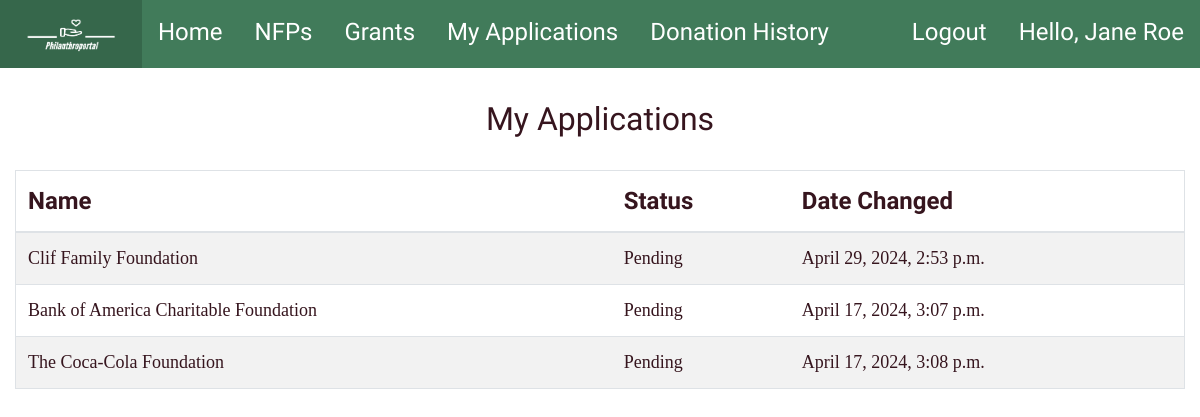
/my_applications (signed in), run on the app's committed database.
### main/models.py (models this page shows, shortened)
class CustomUser(AbstractUser):
    username = None
    email = models.EmailField(unique = True, max_length=200, null=True)
    name = models.CharField(max_length=200, null=True)
    phone = PhoneNumberField(blank=True, default='(000)000-000', null=False)
    profile_image = ResizedImageField(null=False, default="default.jpg", upload_to='pfps')
    ACCT_TYPE = (('Non-For-Profit Organization', 'Non-For-Profit Organization'), ('Individual', 'Individual'), ('Corporation', 'Corporation'))
    account_type = models.CharField(max_length = 200, choices = ACCT_TYPE, default = 'Individual')
    objects = CustomUserManager()
    USERNAME_FIELD = 'email'
    REQUIRED_FIELDS = []

class Grant(models.Model):
    grant_id = models.UUIDField(primary_key=True, default=uuid.uuid4, unique=True, editable=False)
    grant_name = models.CharField(max_length=200, null=True, unique=True)
    amount = models.DecimalField(max_digits=19, decimal_places=2, null=True)
    corp = models.ForeignKey(CustomUser, on_delete=models.CASCADE, null=True)
    description = models.TextField(max_length=1000, null=True)
    due_date = models.DateTimeField(null=True)

class GrantApplication(models.Model):
    app_id = models.UUIDField(primary_key=True, default=uuid.uuid4, unique=True, editable=False)
    grant = models.ForeignKey(Grant, on_delete=models.CASCADE, null=True)
    nfp = models.ForeignKey(CustomUser, on_delete=models.CASCADE, null=True)
    body = models.TextField(max_length=1000, null=True)
    STATUS = (('Pending', 'PENDING'), ('Accepted', 'ACCEPTED'), ('Rejected', 'REJECTED'))
    current_status =  models.CharField(max_length = 200, choices = STATUS, default = 'Pending')
    status_changed = models.DateTimeField(auto_now_add=True, null=True)

### main/views.py (the view)
# urls.py: path('my_applications', views.my_applications, name="my_applications"),
def my_applications(request):
    if (request.user.is_authenticated):
        if (request.user.account_type == 'Non-For-Profit Organization' ):
            org = CustomUser.objects.get(pk=request.user.id)
            applications = GrantApplication.objects.filter(nfp_id=org)
            grant_list = Grant.objects.all()
            context = {'applications': applications, 'grant_list': grant_list}
            return render(request, 'my_applications.html', context)
        else:
            return redirect('Home')
    else:
        return redirect('Home')

### main/templates/my_applications.html (shortened to what this page needs)
{% extends "base.html" %} {% block title %} My Applications {% endblock %}
{% block content %}
{% load static %}
<head>
    <link rel="stylesheet" type="text/css" href="{% static '/css/indv_donation.css' %}" />
</head>
<div class ="container-fluid d-flex justify-content-center">
    <h2> My Applications</h2>
</div>
<br>
<div class ="container-fluid">
    <table class="table table-striped border">
        <thead>
            <tr>
                <th scope="col">Name</th>
                <th scope="col">Status</th>
                <th scope="col">Date Changed</th>
            </tr>
        </thead>
        <tbody>
                {% for apps in applications %}
                    {% if apps.nfp_id == request.user.id %}
                       {% for grants in grant_list %}
                            {% if apps.grant_id == grants.grant_id %}
                                <tr>
                                    <td>{{grants.grant_name}}</td>
                                    <td>{{apps.current_status}}</td>
                                    <td>{{apps.status_changed}}</td>
                                </tr>
                            {% endif %}
                        {% endfor %}
                    {% endif %}
                {% endfor %}
        </tbody>
    </table>
</div>
{% endblock %}

### main/templates/base.html (shortened to what this page needs)
{% load static %}
<!DOCTYPE html>
<html lang="en">
  <head>
    <link rel="stylesheet" href="https://stackpath.bootstrapcdn.com/bootstrap/4.3.1/css/bootstrap.min.css"  rel="stylesheet" />
    <link rel="stylesheet" type="text/css" href="{% static '/css/base.css' %}" />
  </head>
  <body>
    <ul>
      <li><a href="{% url 'Home' %}">
        <img src="{% static 'images/Philanthroportal-logos_white.png' %}" width=110px height=40px>
      </a></li>
      <li><a href="{% url 'Home' %}">Home</a></li>
      <li><a href="{% url 'NFPs' %}">NFPs</a></li>
      {% if user.is_authenticated %}
            {% if request.user.account_type == "Non-For-Profit Organization" %}
              <li><a href="{% url 'grant_list' %}">Grants</a></li>
              <li><a href="{% url 'my_applications' %}">My Applications</a></li>
              <li><a href="{% url 'nfp_donation' %}">Donation History</a></li>
            {% endif %}
          {% endif %}
      {% if request.user.is_authenticated %}
      <li style="float:right"><a href="{% url 'users-profile' %}">Hello, {{request.user.name}}</a></li>
      {% endif %}
      <li style="float:right"><a href="{% url 'logout' %}">
        {% if request.user.is_authenticated %}
          Logout
        {% else %}
          Login
        {% endif %}
      </a></li>
    </ul>
    {% block content %} {% endblock %}
  </body>
</html>

### static/css/base.css (style rules this page uses)
body,html { margin-top: 50px; margin-bottom: 20px; background-color: #fff; color: #36151E; }
img { max-width: 100%; max-height:100%; }
.table { color: #36151E; font-family:"Times New Roman", Times, serif ; font-size: 20px; }
h2 { color: #36151E; font-family: "League Gothic", sans-serif; font-optical-sizing: auto; font-weight: 400; font-style: normal; font-variation-settings: "wdth" 100; }
ul { list-style-type: none; margin: 0; padding: 0 ; overflow: hidden; background-color: #417B5A; position: fixed; top: 0; width: 100%; z-index: 1; }
li { float: left; }
li a { display: block; color: #fff; text-align: center; padding: 14px 16px; font-family: "League Gothic", sans-serif; font-size: x-large; font-weight: 400; font-style: normal; font-variation-settings: "wdth" 100; }

### static/css/indv_donation.css (style rules this page uses)
thead { color: #36151E; font-family: "League Gothic", sans-serif; font-optical-sizing: auto; font-weight: 400; font-style: normal; font-variation-settings: "wdth" 100; font-size: x-large; }
td { color: #36151E; font-family:"Times New Roman", Times, serif ; font-size: large; }

### data on the page
CustomUser: user.name "Jane Roe"
GrantApplication: current_status "Pending", status_changed "April 29, 2024, 2:53 p.m."
Grant: grant_name "Clif Family Foundation"
GrantApplication: current_status "Pending", status_changed "April 17, 2024, 3:07 p.m."
Grant: grant_name "Bank of America Charitable Foundation"
GrantApplication: current_status "Pending", status_changed "April 17, 2024, 3:08 p.m."
Grant: grant_name "The Coca-Cola Foundation"
